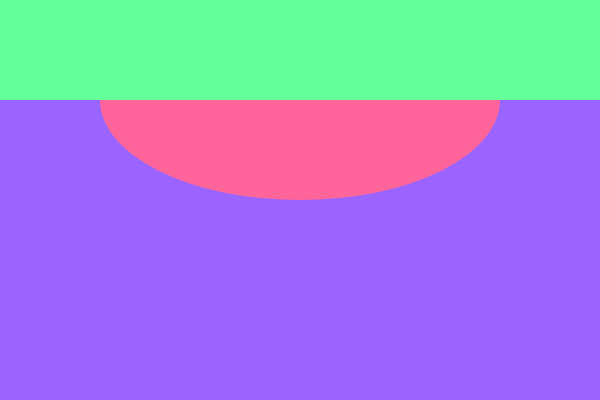
Frame 1 (no input)
Frame 60 (no input): identical to frame 1, image omitted
Frame 120 (the mouse pressed at the canvas centre since frame 60): identical to frame 1, image omitted

The p5.js sketch that drew this single still picture (run headless with seeded random() and noise() and a simulated clock; from frame 60 on, the mouse is pressed at the canvas centre):

// p5.js sketch
// ── sketch.js
function setup() {
  createCanvas(600, 400);
}

function draw() {
  background(100, 255,155);
  noStroke();
  rectMode(CORNER);
  fill(155, 100, 255);
  rect(0, 100, width, height - 100);
  fill(255, 100, 155);
  arc(width / 2, 100, 400, 200, 0, PI);

}

   
